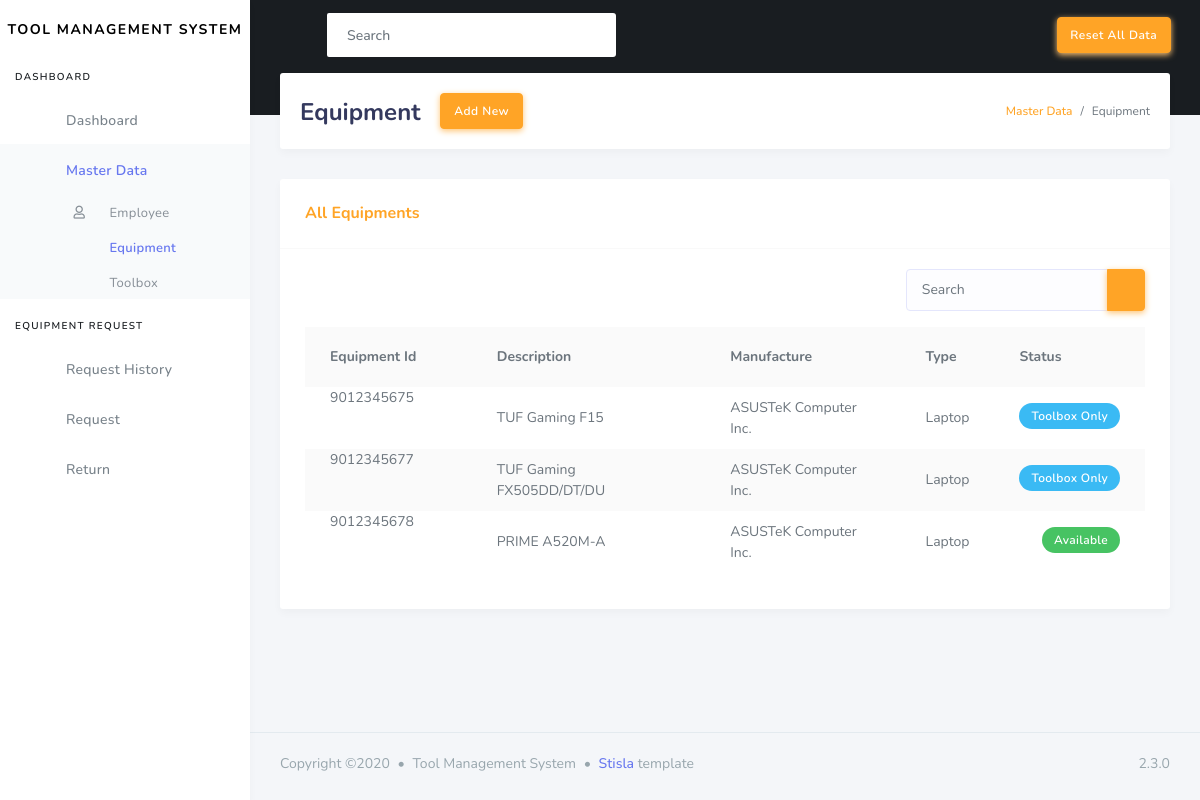
Screenshot of /index.php/equipment with the database file from the repository.
### tables this page shows
CREATE TABLE `equipment` (
  `id` varchar(15) NOT NULL,
  `toolbox` varchar(15) DEFAULT NULL,
  `description` varchar(255) NOT NULL,
  `manufacture` varchar(255) NOT NULL,
  `material` varchar(255) NOT NULL,
  `status` varchar(15) NOT NULL,
  `type` varchar(255) NOT NULL,
  `unit` varchar(15) NOT NULL
);

### application/controllers/Equipment.php (called while the page is built, shortened)
<?php
class Equipment extends CI_Controller
{
    public function __construct()
    {
        $this->load->model('Equipment_model', 'equipment');
    }
    public function index()
    {
        $cari = $this->input->post('cari');
        $data['title'] = "Equipment";
        $data['sidebar'] = "Equipment";
        if ($cari) {
            $data['equipments'] = $this->equipment->getWhere($cari);
            $data['keyword'] = $cari;
        } else {
            $data['equipments'] = $this->equipment->getAll();
        }
        $this->load->view('layout/header', $data);
        $this->load->view('layout/navbar');
        $this->load->view('layout/sidebar');
        $this->load->view('equipment/index');
        $this->load->view('layout/footer');
    }
}

### index.php (called while the page is built, shortened)
<?php
require_once BASEPATH.'core/CodeIgniter.php';

### application/models/Equipment_model.php (called while the page is built, shortened)
<?php
class Equipment_model extends CI_Model
{
    private $table = 'equipment';
    public function getAll()
    {
        return $this->db->get($this->table)->result_array();
    }
}

### application/views/equipment/index.php (the view, shortened to what this page needs)
<div class="main-content">
    <section class="section">
        <div class="section-header">
            <h1><?php echo $title; ?></h1>
            <div class="section-header-button">
                <a href="<?php echo base_url('equipment/add'); ?>" class="btn btn-warning">Add New</a>
            </div>
            <div class="section-header-breadcrumb">
                <div class="breadcrumb-item active"><a href="#" class="text-warning">Master Data</a></div>
                <div class="breadcrumb-item"><?php echo $title; ?></div>
            </div>
        </div>
        <div class="section-body">
            <div class="row mt-4">
                <div class="col-12">
                    <div class="card">
                        <div class="card-header">
                            <?php if (isset($keyword)) : ?>
                                <h4 class="text-warning"><?php echo $title . '\'s data with keyword: "<b>' . $keyword . '</b>"'; ?></h4>
                            <?php else : ?>
                                <h4 class="text-warning">All <?php echo $title . 's'; ?></h4>
                            <?php endif; ?>
                        </div>
                        <div class="card-body">
                            <div class="float-right">
                                <form method="post" action="<?php echo base_url('equipment'); ?>">
                                    <div class="input-group">
                                        <input type="text" class="form-control" placeholder="Search" name="cari">
                                        <div class="input-group-append">
                                            <button class="btn btn-warning" type="submit"><i class="fas fa-search"></i></button>
                                        </div>
                                    </div>
                                </form>
                            </div>
                            <div class="clearfix mb-3"></div>
                            <div class="table-responsive">
                                <table class="table table-striped">
                                    <tbody>
                                        <tr>
                                            <th>Equipment Id</th>
                                            <th>Description</th>
                                            <th>Manufacture</th>
                                            <th>Type</th>
                                            <th>Status</th>
                                        </tr>
                                        <?php foreach ($equipments as $equipment) : ?>
                                            <tr>
                                                <td><?php echo $equipment['id']; ?>
                                                </td>
                                                <td><?php echo $equipment['description']; ?></td>
                                                <td><?php echo $equipment['manufacture']; ?></td>
                                                <td><?php echo $equipment['type']; ?></td>
                                                <td>
                                                    <?php if ($equipment['toolbox']) : ?>
                                                        <div class="badge badge-pill badge-info mb-1 float-right">Toolbox Only</div>
                                                    <?php else : ?>
                                                        <?php if ($equipment['status'] == 'Available') : ?>
                                                            <div class="badge badge-pill badge-success mb-1 float-right">Available</div>
                                                        <?php elseif ($equipment['status'] == 'Maintenance') : ?>
                                                            <div class="badge badge-pill badge-warning mb-1 float-right">Maintenance</div>
                                                        <?php elseif ($equipment['status'] == 'Broken') : ?>
                                                            <div class="badge badge-pill badge-danger mb-1 float-right">Broken</div>
                                                        <?php else : ?>
                                                            <div class="badge badge-pill badge-primary mb-1 float-right"><?php echo $equipment['status']; ?></div>
                                                        <?php endif; ?>
                                                    <?php endif; ?>
                                                </td>
                                            </tr>
                                        <?php endforeach; ?>
                                    </tbody>
                                </table>
                            </div>
                        </div>
                    </div>
                </div>
            </div>
        </div>
    </section>
</div>

### rows the page displays
equipment: id "9012345675", description "TUF Gaming F15", manufacture "ASUSTeK Computer Inc.", type "Laptop", toolbox "Toolbox Only"
equipment: id "9012345677", description "TUF Gaming FX505DD/DT/DU", manufacture "ASUSTeK Computer Inc.", type "Laptop", toolbox "Toolbox Only"
equipment: id "9012345678", description "PRIME A520M-A", manufacture "ASUSTeK Computer Inc.", type "Laptop", status "Available"

### other values shown
$title "Equipment"
